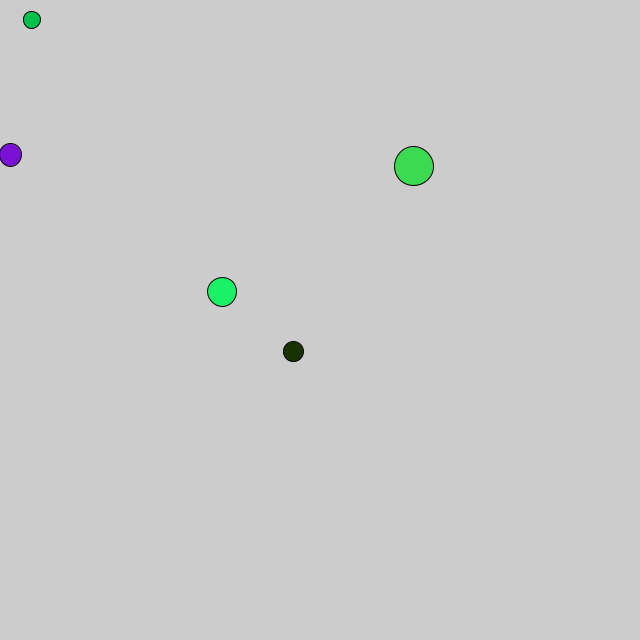
Frame 1 (no input)
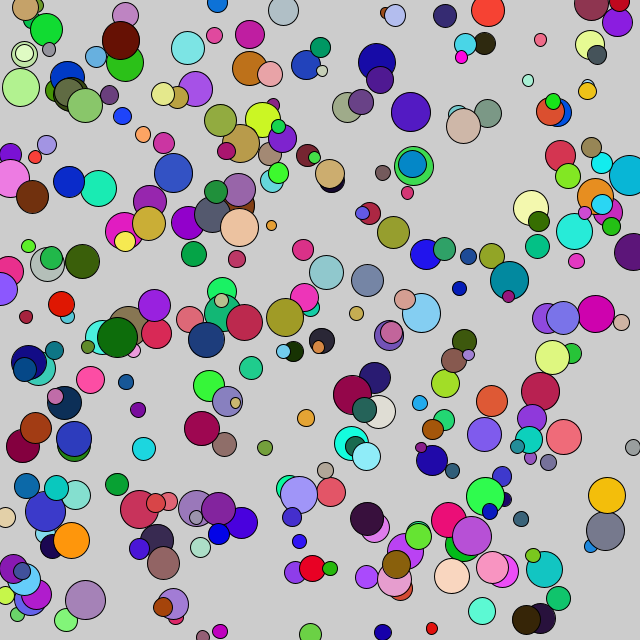
Frame 60 (the mouse pressed at the canvas centre just before this capture)
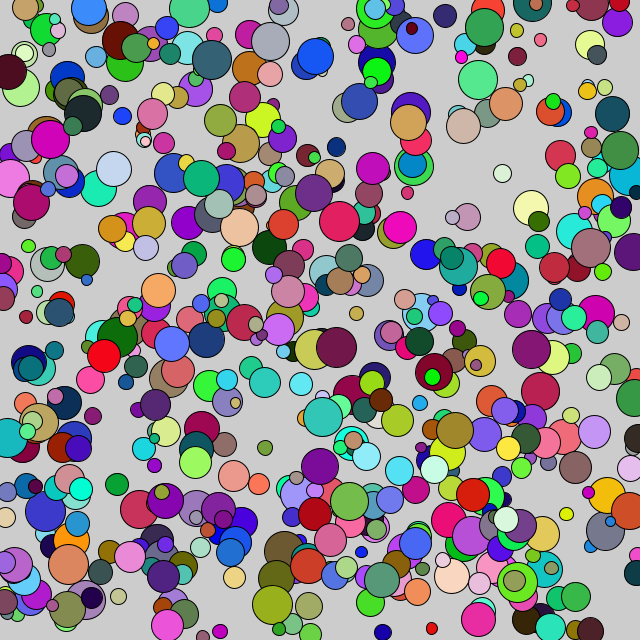
Frame 120 (the mouse held since frame 60 and released just before this capture)

The Processing sketch that drew these frames (run headless with seeded random() and noise(); from frame 60 on, the mouse is pressed at the canvas centre):

// Processing sketch: cirkeler_2_0
// ── cirkeler_2_0.pde
void setup() {
  size(640, 640);
}

void draw() {
  for(int i = 0; i < 5; i++){
    cirkel(random(0,640), random(0,640), random(10,40), color( ((int) random(0,255)), ((int) random(0,255)), (((int) random(0,255))) ));
    println(i);
  }
}

void cirkel(float xPos, float yPos, float diam, color c){
  fill(c);
  circle(xPos, yPos, diam);
}
